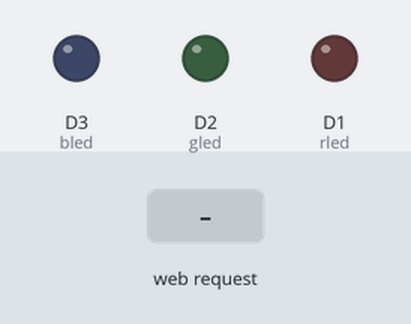
The sketch below on a simulated ESP8266 (NodeMCU). On the bench: output pins drawn as LEDs (lit = HIGH). Inputs (shaded band) come from the test bench. WiFi joins after 1.5 s; servers stay silent unless stated; what the sketch prints to the serial monitor is not drawn.

Above: at 2.7 s.
2.8 s: HTTP request GET /?red=1&green=1&blue=1 received
At 3.6 s:
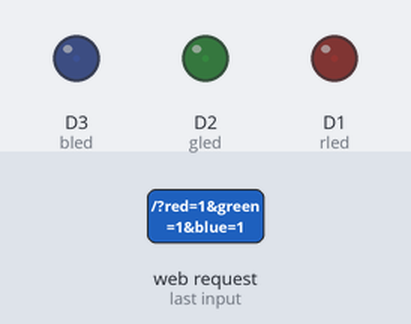
4.3 s: HTTP request GET /?red=120&green=120&blue=120 received
At 4.8 s:
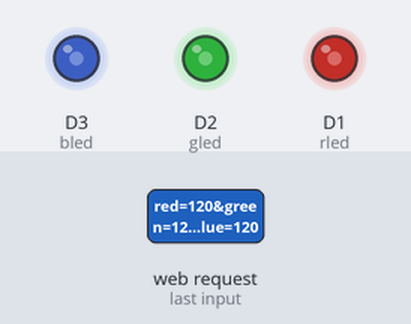
Timing chart, 0 to 7.3 s (numbered marks = the images above; inputs shaded):
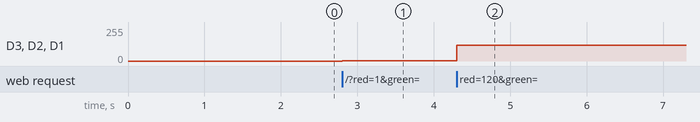

The sketch:

RgbWifi.ino
```cpp
#include <ESP8266WiFi.h>
#include <ESP8266WebServer.h>

const char ssid[] = "WIFI NAME";
const char pass[] = "PASSWORD";

// Web server port
const uint16_t port = 80;

// Web server object declaration
ESP8266WebServer server(port);

int rled = D1; // Pin PWN D1 RED
int gled = D2; // Pin PWM D2 GREEN
int bled = D3; // Pin PWM D3 BLUE

//Rgb Color
int r = 000;
int g = 000;
int b = 000;

void setup()
{

  // Setup serial communication
    Serial.begin(74880);

    pinMode(rled, OUTPUT);
    pinMode(bled, OUTPUT);
    pinMode(gled, OUTPUT);

    // *** Connect to a WiFi acces point ***
    Serial.printf("Connecting to %s ", ssid);
    WiFi.begin(ssid, pass);
    while (WiFi.status() != WL_CONNECTED)
    {
        delay(500);
        Serial.print(".");
    }
    Serial.printf(" Connected\n");
    Serial.printf("IP address: %s\n", WiFi.localIP().toString().c_str());

    // *** Start web server ***
    server.on("/", HTTP_GET, handleRoot);
    server.begin();
    Serial.printf("Web server started at port %d\n", port);
}

void loop()
{
    server.handleClient();
}

void handleRoot()
{
    if(server.arg("red") != "" && server.arg("green") != "" && server.arg("blue") != ""){
      r = server.arg("red").toInt();
      g = server.arg("green").toInt();
      b = server.arg("blue").toInt();
      analogWrite(rled, r);
      analogWrite(gled, g);
      analogWrite(bled, b);
    }

    String webPage;

    webPage += "<html>\r\n";
    webPage += "<head>\r\n";
    webPage += "<title>RGB-Controller</title>\r\n";
    webPage += "</head>\r\n";
    webPage += "<body>\r\n";
    webPage += "<form method=\"get\">\r\n";
    webPage += "<h1>R:</h1>\r\n";
    webPage += "<br>\r\n";
    webPage += "<input type=\"range\" value=" + (String)r + " name=\"red\" min=\"0\" max=\"255\">\r\n";
    webPage += "<br>\r\n";
    webPage += "<h1>G:</h1>\r\n";
    webPage += "<br>\r\n";
    webPage += "<input type=\"range\" value=" + (String)g + " name=\"green\" min=\"0\" max=\"255\">\r\n";
    webPage += "<br>\r\n";
    webPage += "<h1>B:</h1>\r\n";
    webPage += "<br>\r\n";
    webPage += "<input type=\"range\" value=" + (String)b + " name=\"blue\" min=\"0\" max=\"255\">\r\n";
    webPage += "<br>\r\n";
    webPage += "<input type=\"submit\" name=\"Cambiar Color\">\r\n";
    webPage += "</form>\r\n";
    webPage += "<br>\r\n";
    webPage += "<h1 style=background-color:rgb(" + (String)r + "," + (String)g + "," + (String)b + ");>Color</h1>\r\n";
    webPage += "</body>\r\n";
    webPage += "</html>\r\n";

    server.send(200, "text/html", webPage);
}
```

Measured:
- after the input at 2.8 s, D3 (bled), D2 (gled), D1 (rled): 0/255 → 1/255 at once
- after the input at 4.3 s, D3 (bled), D2 (gled), D1 (rled): 1/255 → 120/255 at once
